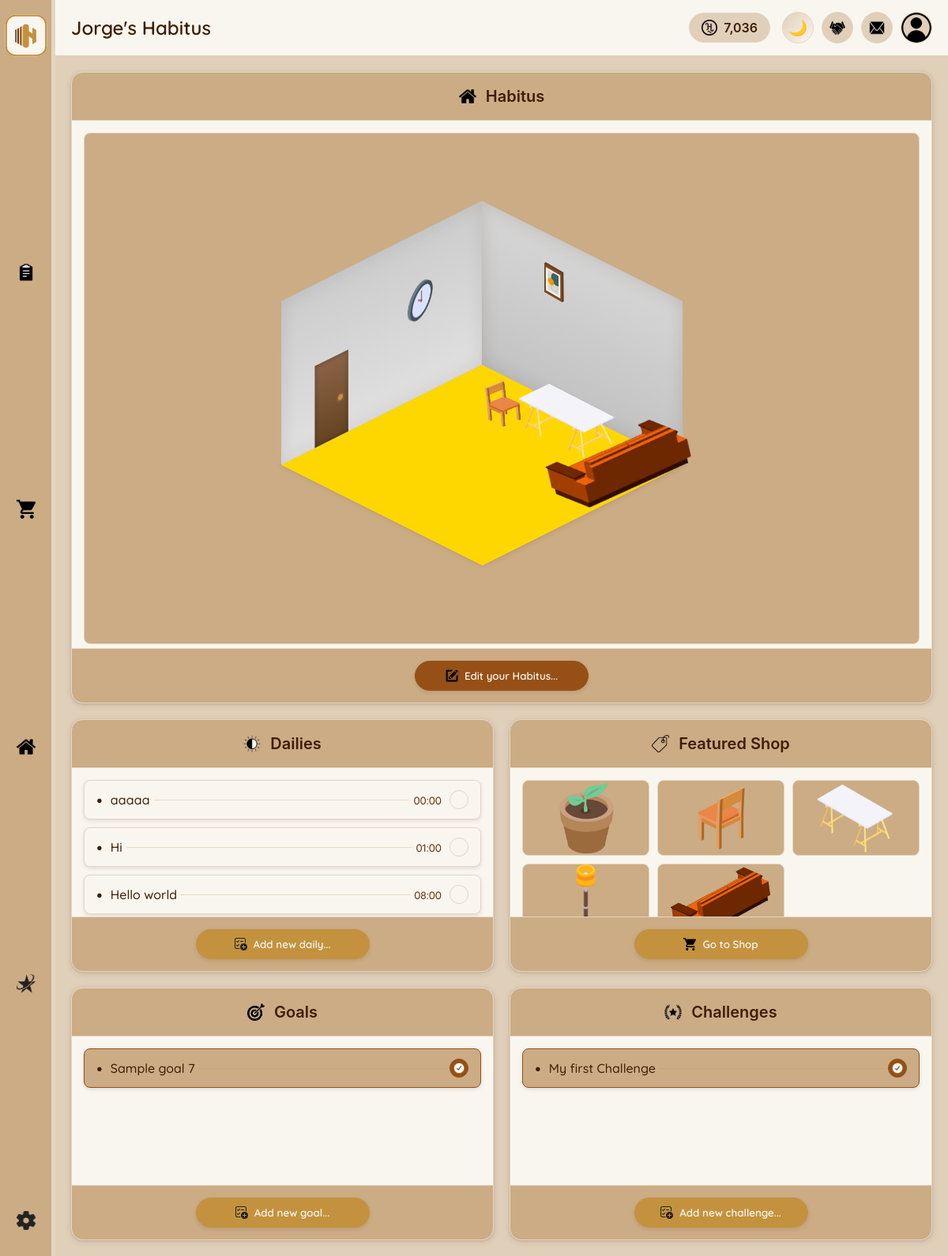
/pages/dashboard.php (signed in), run on the app's committed database.
### tables this page shows
CREATE TABLE `users` (
  `id` int(11) NOT NULL,
  `username` varchar(50) NOT NULL,
  `email` varchar(100) NOT NULL,
  `password` varchar(255) NOT NULL,
  `hcoin` int(11) DEFAULT 0,
  `subscription_type` enum('free','adfree','premium') DEFAULT 'free',
  `subscription_expires` datetime DEFAULT NULL,
  `theme` varchar(20) DEFAULT 'light',
  `language` varchar(10) DEFAULT 'en',
  `created_at` timestamp NULL DEFAULT current_timestamp(),
  `last_login` timestamp NULL DEFAULT NULL,
  `stripe_customer_id` varchar(255) DEFAULT NULL,
  `stripe_subscription_id` varchar(255) DEFAULT NULL,
  `last_payment_intent` varchar(255) DEFAULT NULL,
  `payment_method_id` varchar(255) DEFAULT NULL,
  `payment_failures` int(11) DEFAULT 0,
  `last_payment_failure` datetime DEFAULT NULL,
  `subscription_created_at` timestamp NULL DEFAULT NULL COMMENT 'When subscription was first created',
  `subscription_updated_at` timestamp NULL DEFAULT NULL ON UPDATE current_timestamp() COMMENT 'Last subscription update',
  `profile_picture` varchar(255) DEFAULT 'images/icons/profile-icon.webp',
  `preferred_language` varchar(5) DEFAULT 'en',
  `timezone` varchar(50) DEFAULT 'UTC',
  `auto_translation` tinyint(1) DEFAULT 1,
  `translation_quality` varchar(20) DEFAULT 'standard',
  `high_quality_translation` tinyint(1) DEFAULT 0,
  `email_notifications` tinyint(1) DEFAULT 1,
  `task_reminders` tinyint(1) DEFAULT 1,
  `theme_preference` varchar(20) DEFAULT 'auto'
);

CREATE TABLE `dailies` (
  `id` int(11) NOT NULL,
  `task_id` int(11) NOT NULL,
  `current_streak` int(11) DEFAULT 0,
  `highest_streak` int(11) DEFAULT 0,
  `reset_time` time DEFAULT '00:00:00',
  `last_completed` date DEFAULT NULL
);

CREATE TABLE `tasks` (
  `id` int(11) NOT NULL,
  `user_id` int(11) NOT NULL,
  `type_id` int(11) NOT NULL,
  `title` varchar(100) NOT NULL,
  `description` text DEFAULT NULL,
  `difficulty` enum('easy','medium','hard','expert') DEFAULT 'medium',
  `duration` int(11) DEFAULT NULL,
  `hcoin_reward` int(11) NOT NULL,
  `is_custom` tinyint(1) DEFAULT 0,
  `created_at` timestamp NULL DEFAULT current_timestamp()
);

CREATE TABLE `shop_items` (
  `id` int(11) NOT NULL,
  `category_id` int(11) NOT NULL,
  `name` varchar(100) NOT NULL,
  `description` text DEFAULT NULL,
  `image_path` varchar(255) DEFAULT NULL,
  `rotation_variants` longtext DEFAULT NULL CHECK (json_valid(`rotation_variants`)),
  `price` int(11) NOT NULL,
  `rarity` enum('common','uncommon','rare','epic','legendary') DEFAULT 'common',
  `grid_width` int(11) DEFAULT 1,
  `grid_height` int(11) DEFAULT 1,
  `allowed_surfaces` varchar(100) DEFAULT 'floor',
  `is_featured` tinyint(1) DEFAULT 0,
  `is_available` tinyint(1) DEFAULT 1,
  `created_at` timestamp NULL DEFAULT current_timestamp()
);

CREATE TABLE `challenges` (
  `id` int(11) NOT NULL,
  `task_id` int(11) NOT NULL,
  `start_date` date DEFAULT NULL,
  `end_date` date DEFAULT NULL,
  `is_completed` tinyint(1) DEFAULT 0,
  `use_subtasks` tinyint(1) DEFAULT 1
);

### pages/dashboard.php (the view, shortened to what the rows shown need)
<?php
require_once '../php/include/db_connect.php';
require_once '../php/include/functions.php';
$userData = getUserData($_SESSION['user_id']);
$userHCoins = $userData['hcoin'];
$userHabitusName = $userData['username'] . "'s Habitus";
$currentLanguage = $userData['language'] ?? 'en';
$currentTheme = $userData['theme'] ?? 'light';
$dailies = getUserDailies($_SESSION['user_id']);
$goals = getUserGoals($_SESSION['user_id']);
$challenges = getUserChallenges($_SESSION['user_id']);
$featuredItems = getFeaturedShopItems();
?>
<!DOCTYPE html>
<html lang="<?php echo $currentLanguage; ?>" data-theme="<?php echo $currentTheme; ?>">
<head>
    <link rel="stylesheet" href="../css/themes/<?php echo $currentTheme; ?>.css" id="theme-stylesheet">
    <link rel="stylesheet" href="../css/main.css">
    <link rel="stylesheet" href="../css/components/sidebar.css">
    <link rel="stylesheet" href="../css/components/header.css">
    <link rel="stylesheet" href="../css/components/scrollbar.css">
    <link rel="stylesheet" href="../css/pages/dashboard.css">
</head>
<body class="theme-<?php echo $currentTheme; ?>">
    <div class="main-container">
        <div class="content-container">
            <?php include '../php/include/header.php'; ?>
            <div class="dashboard-content">
                <div class="panel dailies-panel">
                    <div class="panel-header">
                        <h2 translate="yes">Dailies</h2>
                    </div>
                    <div class="panel-content">
                        <?php if (empty($dailies)): ?>
                            <p class="empty-message" translate="yes">No dailies found. Add some to get started!</p>
                        <?php else: ?>
                            <ul class="dailies-list">
                                <?php foreach ($dailies as $daily): ?>
                                    <li class="daily-item <?php echo ($daily['completed']) ? 'completed' : ''; ?>">
                                        <span class="daily-bullet">●</span>
                                        <span class="daily-title"><?php echo htmlspecialchars($daily['title']); ?></span>
                                        <span class="daily-dots"></span>
                                        <?php if ($daily['reset_time']): ?>
                                            <span class="daily-time"><?php echo date('H:i', strtotime($daily['reset_time'])); ?></span>
                                        <?php endif; ?>
                                        <button class="complete-button <?php echo ($daily['completed']) ? 'completed' : ''; ?>"
                                                data-id="<?php echo $daily['id']; ?>"
                                                onclick="completeDaily(<?php echo $daily['id']; ?>)">
                                        </button>
                                    </li>
                                <?php endforeach; ?>
                            </ul>
                        <?php endif; ?>
                    </div>
                </div>
                <div class="panel shop-panel">
                    <div class="panel-header">
                        <h2 translate="yes">Featured Shop</h2>
                    </div>
                    <div class="panel-content">
                        <div class="shop-grid">
                            <?php foreach ($featuredItems as $item): ?>
                                <div class="shop-item">
                                    <?php
                                    $imagePath = $item['image_path'];
                                    $webpPath = preg_replace('/\.(jpg|jpeg|png|gif)$/i', '.webp', $imagePath);
                                    ?>
                                    <img src="../<?php echo htmlspecialchars($webpPath); ?>" alt="<?php echo htmlspecialchars($item['name']); ?>">
                                </div>
                            <?php endforeach; ?>
                        </div>
                    </div>
                </div>
                <div class="panel habitus-panel">
                    <div class="panel-header">
                        <h2>Habitus</h2>
                    </div>
                </div>
                <div class="panel goals-panel">
                    <div class="panel-header">
                        <h2 translate="yes">Goals</h2>
                    </div>
                    <div class="panel-content">
                        <?php if (empty($goals)): ?>
                            <p class="empty-message" translate="yes">No goals found. Add some to track your progress!</p>
                        <?php else: ?>
                            <ul class="goals-list">
                                <?php foreach ($goals as $goal): ?>
                                    <li class="goal-item <?php echo ($goal['completed']) ? 'completed' : ''; ?>">
                                        <span class="goal-bullet">●</span>
                                        <span class="goal-title"><?php echo htmlspecialchars($goal['title']); ?></span>
                                        <span class="goal-dots"></span>
                                        <button class="complete-button <?php echo ($goal['completed']) ? 'completed' : ''; ?>"
                                                data-id="<?php echo $goal['id']; ?>"
                                                onclick="completeGoal(<?php echo $goal['id']; ?>)">
                                            <img src="../images/icons/check.webp" alt="Complete">
                                        </button>
                                    </li>
                                <?php endforeach; ?>
                            </ul>
                        <?php endif; ?>
                    </div>
                </div>
                <div class="panel challenges-panel">
                    <div class="panel-header">
                        <h2 translate="yes">Challenges</h2>
                    </div>
                    <div class="panel-content">
                        <?php if (empty($challenges)): ?>
                            <p class="empty-message" translate="yes">No challenges found. Try something new!</p>
                        <?php else: ?>
                            <ul class="challenges-list">
                                <?php foreach ($challenges as $challenge): ?>
                                    <li class="challenge-item <?php echo ($challenge['completed']) ? 'completed' : ''; ?>">
                                        <span class="challenge-bullet">●</span>
                                        <span class="challenge-title"><?php echo htmlspecialchars($challenge['title']); ?></span>
                                        <span class="challenge-dots"></span>
                                        <button class="complete-button <?php echo ($challenge['completed']) ? 'completed' : ''; ?>"
                                                data-id="<?php echo $challenge['id']; ?>"
                                                onclick="completeChallenge(<?php echo $challenge['id']; ?>)">
                                            <img src="../images/icons/check.webp" alt="Complete">
                                        </button>
                                    </li>
                                <?php endforeach; ?>
                            </ul>
                        <?php endif; ?>
                    </div>
                </div>
            </div>
        </div>
    </div>
</body>
</html>

### php/include/header.php (shortened to what the rows shown need)
<header class="main-header">
    <div class="user-info">
        <h1 class="habitus-name"><?php echo htmlspecialchars($userHabitusName); ?></h1>
    </div>
    <div class="user-actions">
        <div class="hcoin-balance">
            <img src="../images/icons/hcoin-icon.webp" alt="HCoin">
            <span><?php echo number_format($userHCoins); ?></span>
        </div>
    </div>
</header>

### data on the page
users: userHabitusName "Jorge's Habitus", userHCoins "7,036"
dailies: task.title "aaaaa", reset_time "00:00"
dailies: task.title "Hi", reset_time "01:00"
dailies: task.title "Hello world", reset_time "08:00"
shop_items: image_path (picture)
shop_items: image_path (picture)
shop_items: image_path (picture)
shop_items: image_path (picture)
shop_items: image_path (picture)
tasks: title "Sample goal 7"
challenges: task.title "My first Challenge"
